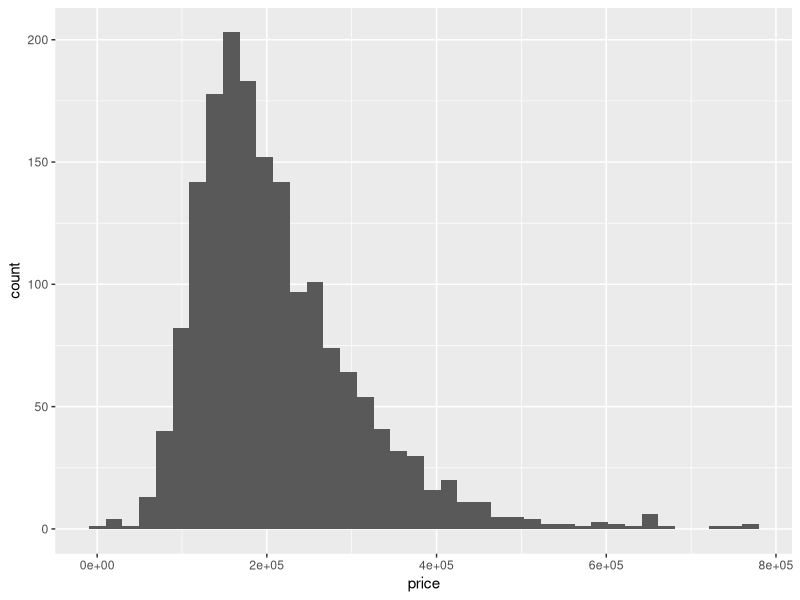
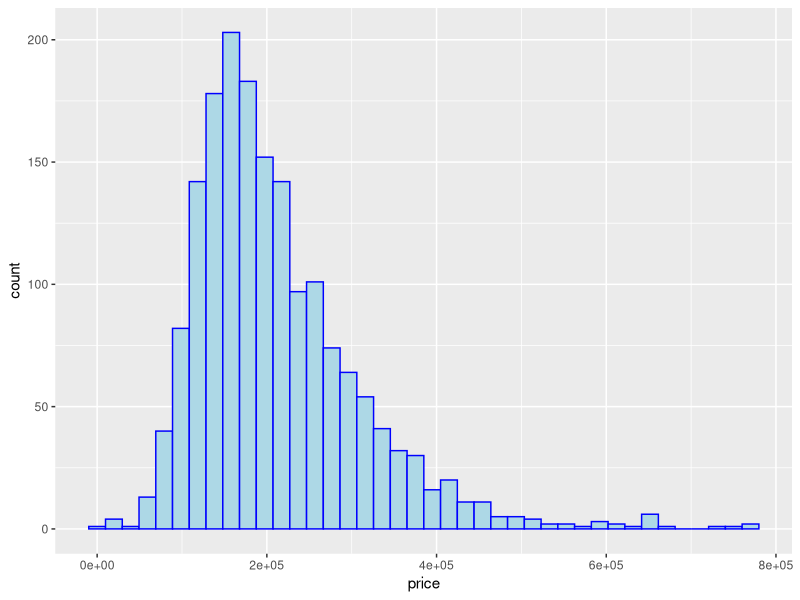
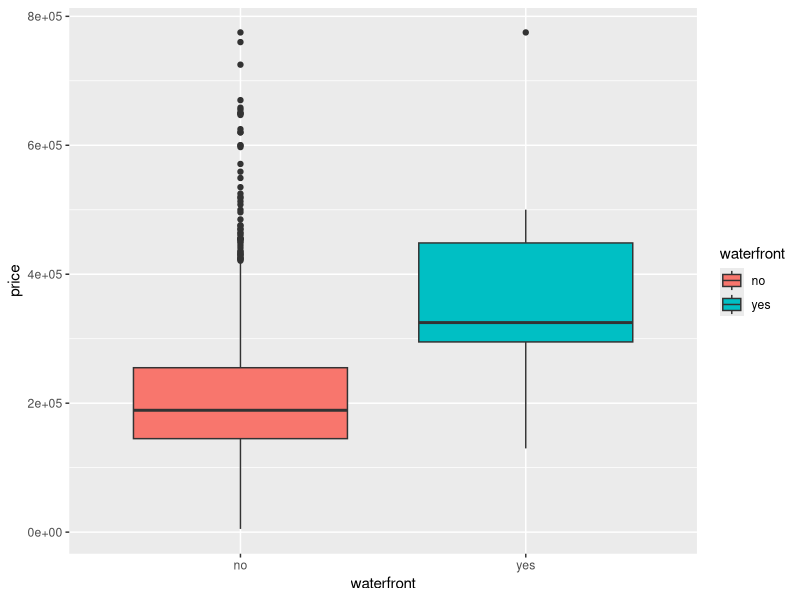
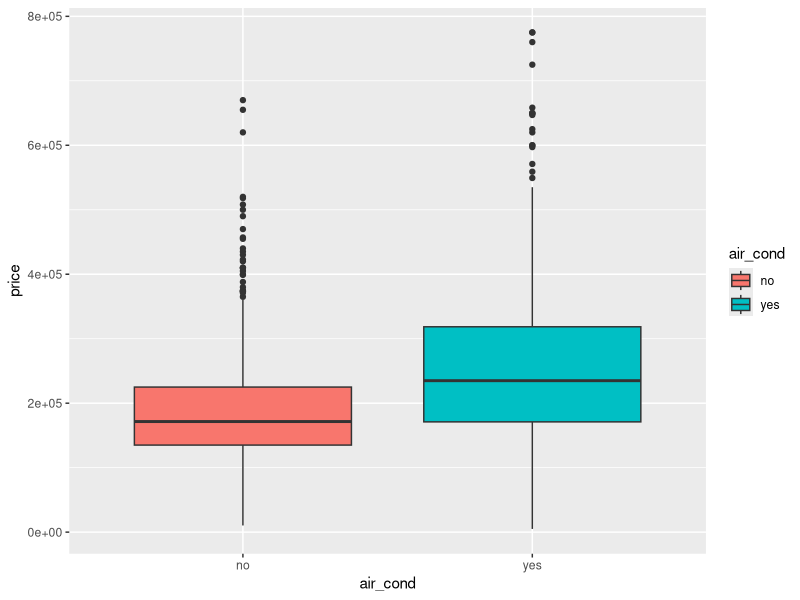
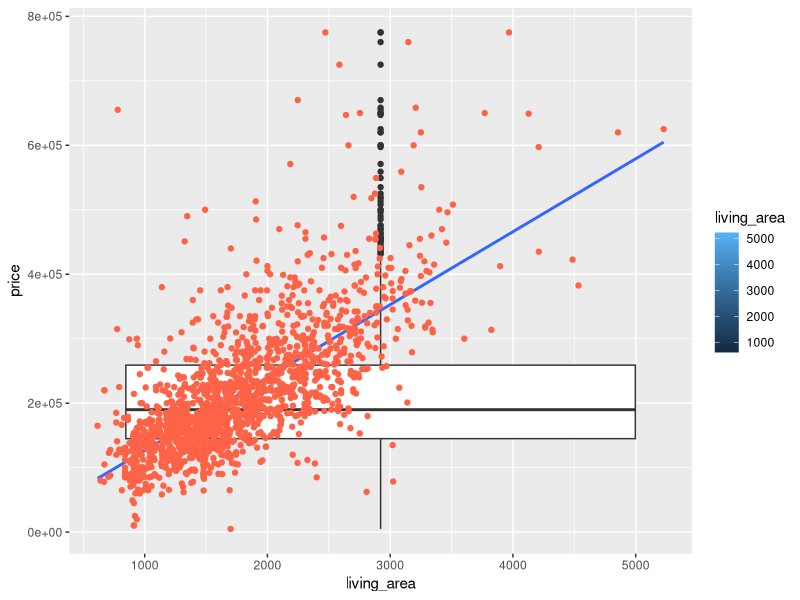
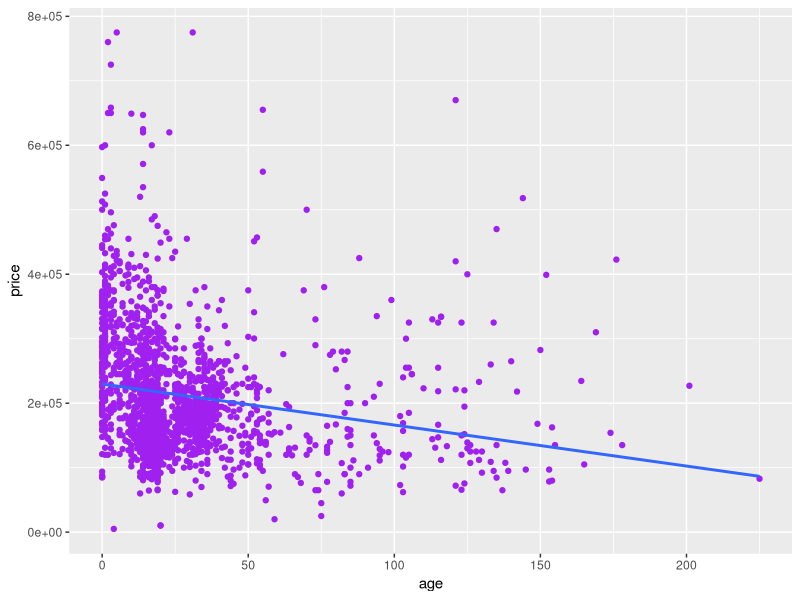

Write the R code that produced these figures, in order.
read.csv("houses.csv")->houses
str(houses)

#preprocessing the data
library(dplyr)
houses %>% select(c(-1,-2)) ->houses
houses$air_cond<-factor(houses$air_cond,labels=c("no","yes"))
houses$construction<-factor(houses$construction,labels=c("no","yes"))
houses$waterfront<-factor(houses$waterfront,labels=c("no","yes"))
houses$fuel<-factor(houses$fuel,labels=c("Gas","Electric","Oil"))
houses$sewer<-factor(houses$sewer,labels=c("Public","Private","None"))
houses$heat<-factor(houses$heat,labels=c("Hot Air","Hot Water","Electric"))

#Visualizing the data
library(ggplot2)
ggplot(data=houses,aes(x=price)) +geom_histogram(bins=40)
ggplot(data=houses,aes(x=price)) +geom_histogram(bins=40,fill="lightblue",col="blue")
ggplot(data=houses,aes(y=price,x=waterfront,fill=waterfront)) +geom_boxplot()
ggplot(data=houses,aes(y=price,x=air_cond,fill=air_cond)) +geom_boxplot()
ggplot(data=houses,aes(x=living_area,y=price,fill=living_area)) +geom_boxplot()+geom_smooth(method="lm",se=F)+geom_point(col="tomato")
ggplot(data=houses,aes(x=age,y=price)) +geom_point(col="purple") +geom_smooth(method="lm",se=F)

#Modelling the House DataSet
library(caTools)
sample.split(houses$price,SplitRatio=0.65)->splitindex
train=subset(houses,splitindex==T)
test=subset(houses,splitindex==F)
nrow(train)
nrow(test)

#Model Building
mod1<-lm(price~.,data=train)
predict(mod1,test)->result
cbind(actual=test$price,predicted=result)->compare_result
as.data.frame((compare_result))->compare_result
compare_result$actual-compare_result$predicted->error
cbind(compare_result,error)->compare_result
sqrt(mean(compare_result$error^2))->remse1
summary(mod1)

##Increasing Accuracy with removing less impacted dependent Variables

mod2=lm(price~.-fireplaces-sewer-fuel,data=train)
predict(mod2,test)->result2
cbind(actual=test$price,predicted=result2)->compare_result2
as.data.frame(compare_result2)->compare_result2
compare_result$actual-compare_result$predicted->error2
cbind(compare_result2,error2)->compare_result2
sqrt(mean(compare_result2$error2^2))->rmse2
summary(mod2)
